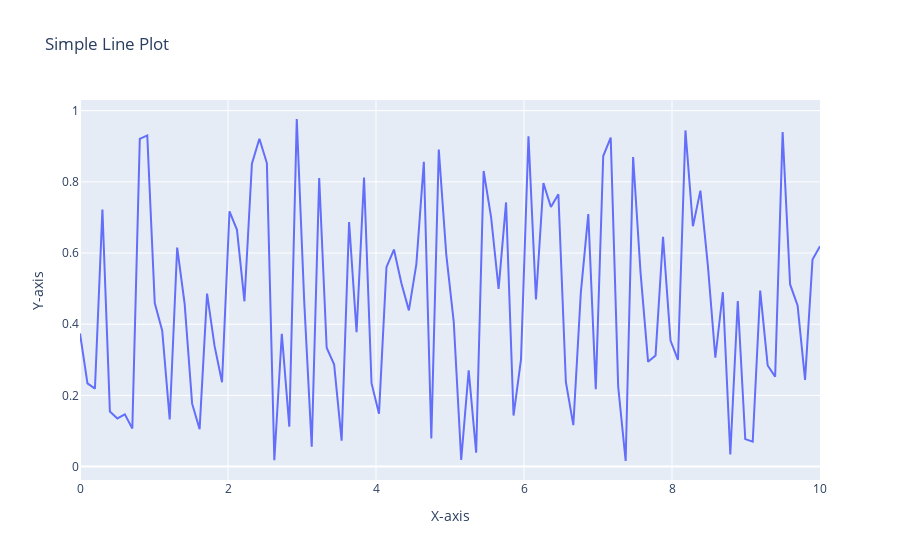

This figure's notebook cell:
### Markdown cell above
20. Using Plotly, create a basic line plot of a randomly generated dataset, label the axes, and set the title as 'Simple Line Plot'.

### Code cell
import plotly.express as px


x = np.linspace(0, 10, 100)
y = np.random.random(100)
df = pd.DataFrame({'x': x, 'y': y})

fig = px.line(df, x='x', y='y', title='Simple Line Plot')

fig.update_layout(
    xaxis_title='X-axis',
    yaxis_title='Y-axis'
)

fig.show()
